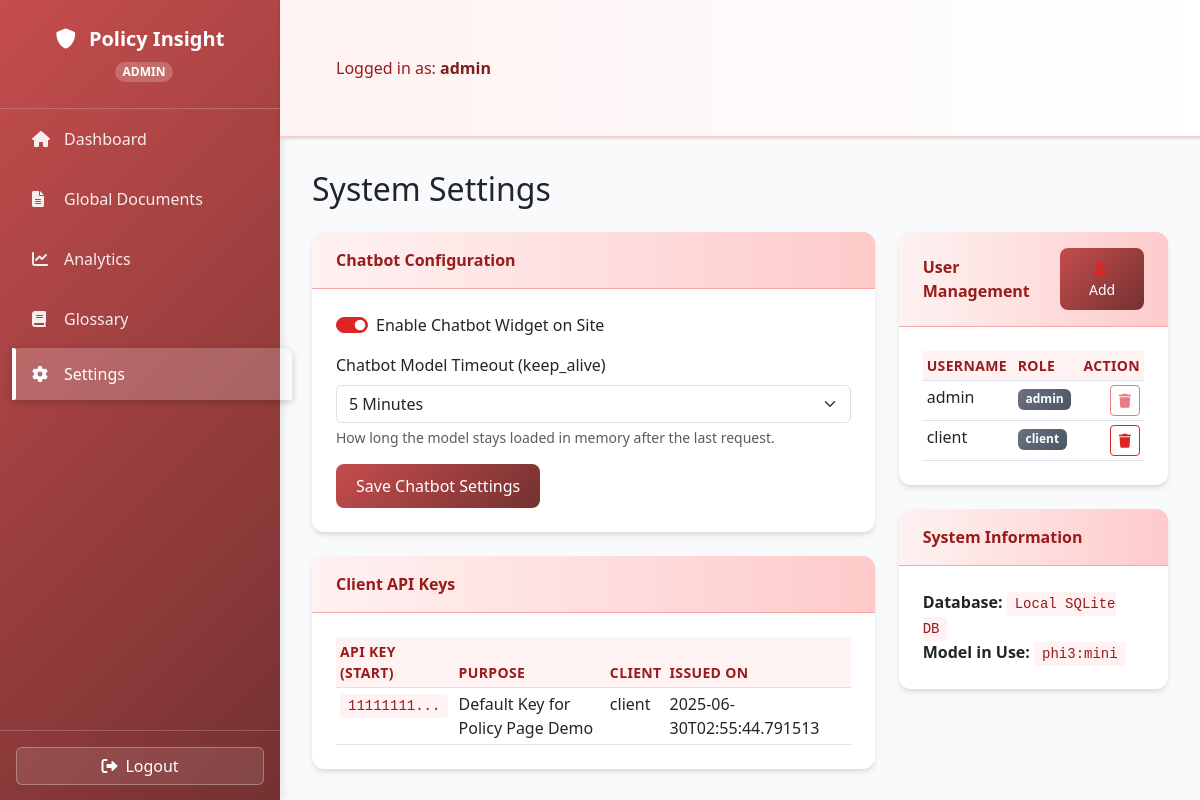
Before: /admin/settings (signed in) with the older database file.
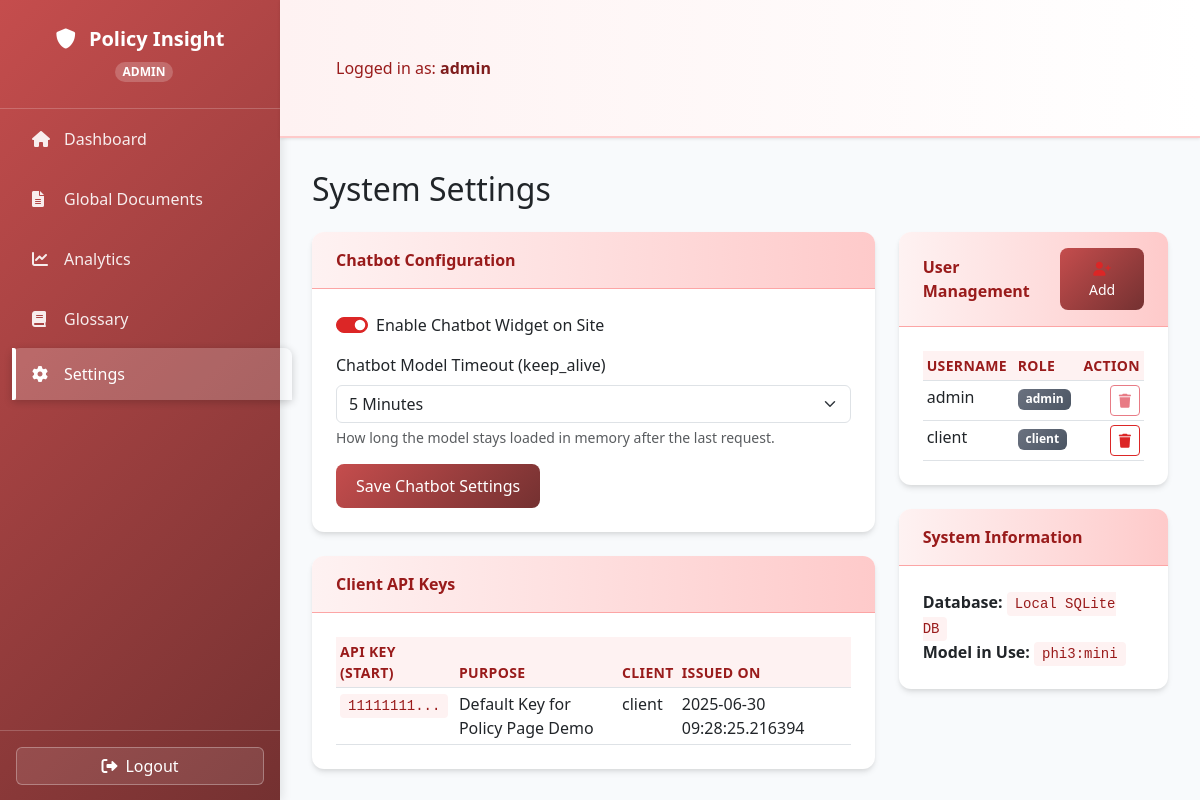
After: the same page with the newer database file.
### tables this page shows
CREATE TABLE api_keys (id INTEGER PRIMARY KEY AUTOINCREMENT, client_id INTEGER, api_key TEXT NOT NULL, purpose TEXT, issuance_timestamp DATETIME, FOREIGN KEY(client_id) REFERENCES users(id) ON DELETE CASCADE);

CREATE TABLE users (id INTEGER PRIMARY KEY AUTOINCREMENT, username TEXT UNIQUE NOT NULL, password TEXT NOT NULL, role TEXT NOT NULL, login_timestamp DATETIME, failed_attempts INTEGER DEFAULT 0);

### index.py (the view, shortened to what this page needs)
@app.route('/admin/settings', methods=['GET', 'POST'])
@login_required(role="admin")
def admin_settings():
    conn = get_db_connection()
    users = conn.execute('SELECT id, username, role FROM users').fetchall()
    api_keys = conn.execute('SELECT api_keys.id, api_keys.api_key, api_keys.purpose, users.username, api_keys.issuance_timestamp FROM api_keys JOIN users ON api_keys.client_id = users.id ORDER BY api_keys.issuance_timestamp DESC').fetchall()
    settings_data = conn.execute('SELECT key, value FROM settings').fetchall()
    conn.close()
    current_settings = {row['key']: row['value'] for row in settings_data}
    db_info = {'name': 'Local SQLite DB', 'model': 'phi3:mini'}
    return render_template('admin_settings.html', users=users, api_keys=api_keys, db_info=db_info, settings=current_settings)

### index.py (called while the page is built)
def get_db_connection():
    conn = sqlite3.connect(DATABASE)
    conn.row_factory = sqlite3.Row
    return conn

def login_required(role="ANY"):
    def decorator(f):
        @wraps(f)
        def decorated_function(*args, **kwargs):
            user_id = session.get('user_id')
            if not user_id: flash('Please log in to access this page.', 'warning'); return redirect(url_for('login'))
            conn = get_db_connection()
            user = conn.execute('SELECT * FROM users WHERE id = ?', (user_id,)).fetchone()
            conn.close()
            if not user: session.clear(); flash('Your user account could not be found.', 'danger'); return redirect(url_for('login'))
            if role != "ANY" and user['role'] != role: flash('You do not have permission to access that page.', 'danger'); return redirect(url_for(f"{user['role']}_dashboard"))
            return f(*args, **kwargs)
        return decorated_function
    return decorator

### templates/admin_settings.html (shortened to what the changed rows need)
{% extends "layout.html" %}
{% block content %}
<h2 class="mb-4">System Settings</h2>
<div class="row">
    <div class="col-md-8">
        <div class="card">
            <div class="card-body">
                <div class="table-responsive">
                    <table class="table table-sm">
                        <thead>
                            <tr>
                                <th>API Key (start)</th>
                                <th>Purpose</th>
                                <th>Client</th>
                                <th>Issued On</th>
                            </tr>
                        </thead>
                        <tbody>
                            {% for key in api_keys %}
                            <tr>
                                <td><code>{{ key['api_key'][:8] }}...</code></td>
                                <td>{{ key['purpose'] }}</td>
                                <td>{{ key['username'] }}</td>
                                <td>
                                    {% if key['issuance_timestamp'] is string %}
                                        {{ key['issuance_timestamp'] }}
                                    {% else %}
                                        {{ key['issuance_timestamp'].strftime('%Y-%m-%d') }}
                                    {% endif %}
                                </td>
                            </tr>
                            {% else %}
                            <tr>
                                <td colspan="4" class="text-center text-muted">No API keys have been generated by clients.</td>
                            </tr>
                            {% endfor %}
                        </tbody>
                    </table>
                </div>
            </div>
        </div>
    </div>
    <div class="col-md-4">
        <div class="card mb-4">
            <div class="card-body">
                <table class="table table-sm table-hover">
                    <thead>
                        <tr>
                            <th>Username</th>
                            <th>Role</th>
                            <th class="text-end">Action</th>
                        </tr>
                    </thead>
                </table>
            </div>
        </div>
    </div>
</div>
{% endblock %}

Changed rows visible on the page:
changed api_keys "Default Key for Policy Page Demo": issuance_timestamp "2025-06-30T02:55:44.791513" → "2025-06-30 09:28:25.216394"
